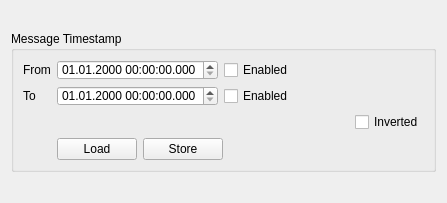
<?xml version="1.0" encoding="UTF-8"?>
<ui version="4.0">
 <class>MsgTimestampFilterWidget</class>
 <widget class="QWidget" name="MsgTimestampFilterWidget">
  <property name="geometry">
   <rect>
    <x>0</x>
    <y>0</y>
    <width>447</width>
    <height>203</height>
   </rect>
  </property>
  <property name="windowTitle">
   <string>Form</string>
  </property>
  <layout class="QVBoxLayout" name="verticalLayout">
   <item>
    <widget class="QGroupBox" name="tmstmpGrb">
     <property name="sizePolicy">
      <sizepolicy hsizetype="Preferred" vsizetype="Fixed">
       <horstretch>0</horstretch>
       <verstretch>0</verstretch>
      </sizepolicy>
     </property>
     <property name="minimumSize">
      <size>
       <width>0</width>
       <height>0</height>
      </size>
     </property>
     <property name="title">
      <string>Message Timestamp</string>
     </property>
     <layout class="QFormLayout" name="formLayout">
      <item row="1" column="0">
       <widget class="QLabel" name="fromLbl">
        <property name="text">
         <string>From</string>
        </property>
       </widget>
      </item>
      <item row="1" column="1">
       <layout class="QHBoxLayout" name="fromHorzL">
        <item>
         <widget class="QDateTimeEdit" name="filterTimeStampFromDateTimeEdit">
          <property name="sizePolicy">
           <sizepolicy hsizetype="Preferred" vsizetype="Fixed">
            <horstretch>0</horstretch>
            <verstretch>0</verstretch>
           </sizepolicy>
          </property>
          <property name="minimumSize">
           <size>
            <width>0</width>
            <height>20</height>
           </size>
          </property>
          <property name="maximumDate">
           <date>
            <year>7999</year>
            <month>12</month>
            <day>31</day>
           </date>
          </property>
          <property name="displayFormat">
           <string>dd.MM.yyyy HH:mm:ss.zzz</string>
          </property>
         </widget>
        </item>
        <item>
         <widget class="QCheckBox" name="enableTimestampFromFilterCheckBox">
          <property name="text">
           <string>Enabled</string>
          </property>
         </widget>
        </item>
        <item>
         <spacer name="fromHrzSpcr">
          <property name="orientation">
           <enum>Qt::Horizontal</enum>
          </property>
          <property name="sizeType">
           <enum>QSizePolicy::MinimumExpanding</enum>
          </property>
          <property name="sizeHint" stdset="0">
           <size>
            <width>40</width>
            <height>20</height>
           </size>
          </property>
         </spacer>
        </item>
       </layout>
      </item>
      <item row="5" column="0">
       <widget class="QLabel" name="toLbl">
        <property name="text">
         <string>To</string>
        </property>
       </widget>
      </item>
      <item row="5" column="1">
       <layout class="QHBoxLayout" name="toHorzL">
        <item>
         <widget class="QDateTimeEdit" name="filterTimeStampToDateTimeEdit">
          <property name="sizePolicy">
           <sizepolicy hsizetype="Preferred" vsizetype="Fixed">
            <horstretch>0</horstretch>
            <verstretch>0</verstretch>
           </sizepolicy>
          </property>
          <property name="minimumSize">
           <size>
            <width>0</width>
            <height>20</height>
           </size>
          </property>
          <property name="displayFormat">
           <string>dd.MM.yyyy HH:mm:ss.zzz</string>
          </property>
         </widget>
        </item>
        <item>
         <widget class="QCheckBox" name="enableTimestampToFilterCheckBox">
          <property name="text">
           <string>Enabled</string>
          </property>
         </widget>
        </item>
        <item>
         <spacer name="toHorzSpcr">
          <property name="orientation">
           <enum>Qt::Horizontal</enum>
          </property>
          <property name="sizeType">
           <enum>QSizePolicy::MinimumExpanding</enum>
          </property>
          <property name="sizeHint" stdset="0">
           <size>
            <width>40</width>
            <height>20</height>
           </size>
          </property>
         </spacer>
        </item>
       </layout>
      </item>
      <item row="6" column="1">
       <layout class="QHBoxLayout" name="horizontalLayout">
        <item>
         <spacer name="horizontalSpacer">
          <property name="orientation">
           <enum>Qt::Horizontal</enum>
          </property>
          <property name="sizeHint" stdset="0">
           <size>
            <width>40</width>
            <height>20</height>
           </size>
          </property>
         </spacer>
        </item>
        <item>
         <widget class="QCheckBox" name="invertTimestampFilterCheckBox">
          <property name="text">
           <string>Inverted</string>
          </property>
         </widget>
        </item>
       </layout>
      </item>
      <item row="7" column="1">
       <layout class="QHBoxLayout" name="horizontalLayout_2">
        <item>
         <widget class="QPushButton" name="filterTimestampLoadBtn">
          <property name="text">
           <string>Load</string>
          </property>
         </widget>
        </item>
        <item>
         <widget class="QPushButton" name="filterTimestampSaveBtn">
          <property name="text">
           <string>Store</string>
          </property>
         </widget>
        </item>
        <item>
         <spacer name="horizontalSpacer_2">
          <property name="orientation">
           <enum>Qt::Horizontal</enum>
          </property>
          <property name="sizeHint" stdset="0">
           <size>
            <width>40</width>
            <height>20</height>
           </size>
          </property>
         </spacer>
        </item>
       </layout>
      </item>
     </layout>
    </widget>
   </item>
  </layout>
 </widget>
 <resources/>
 <connections/>
</ui>
